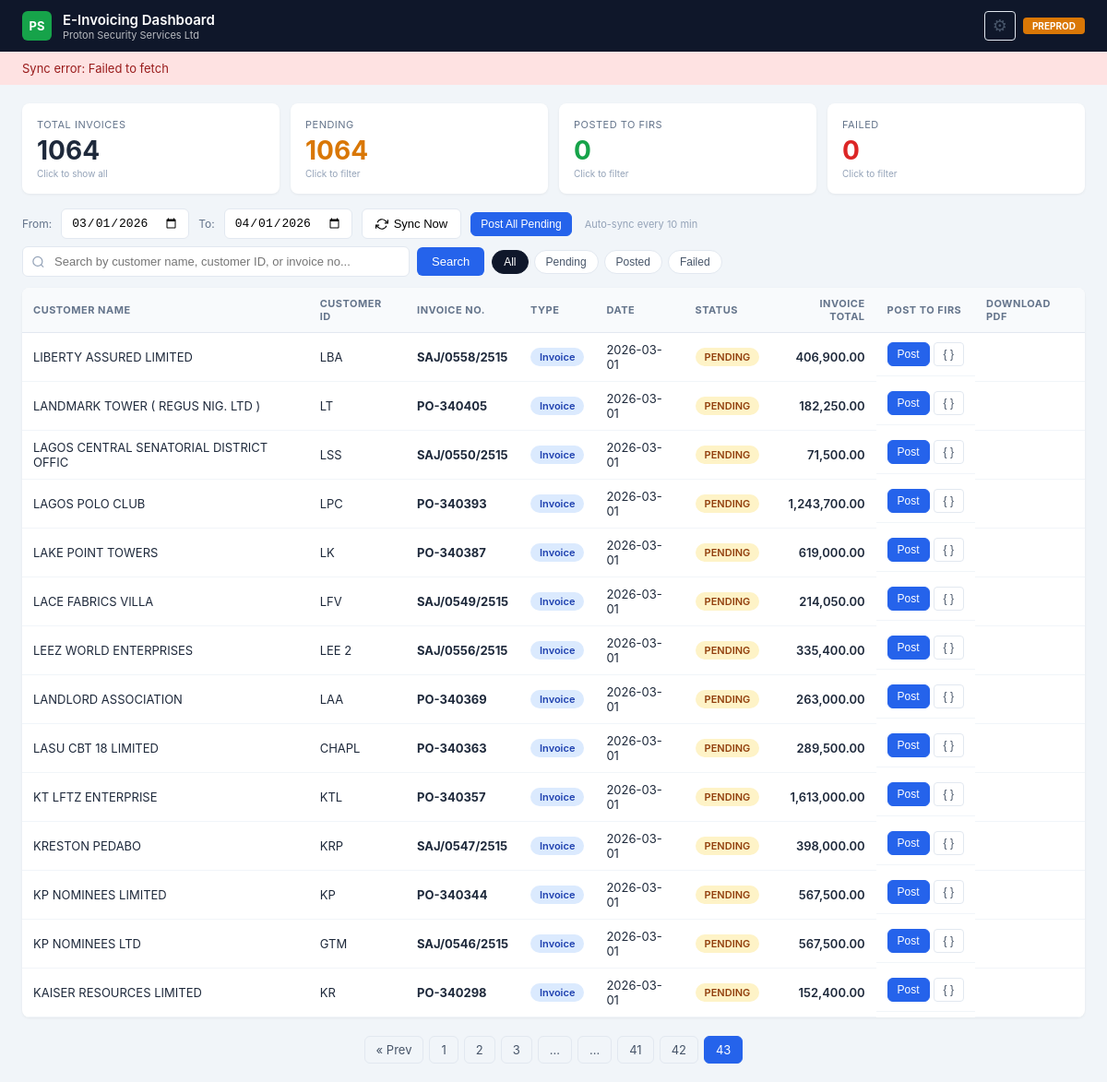
Page /?date_from=2026-03-01&date_to=2026-04-01&q=&status=&page=85 on the earlier database version.
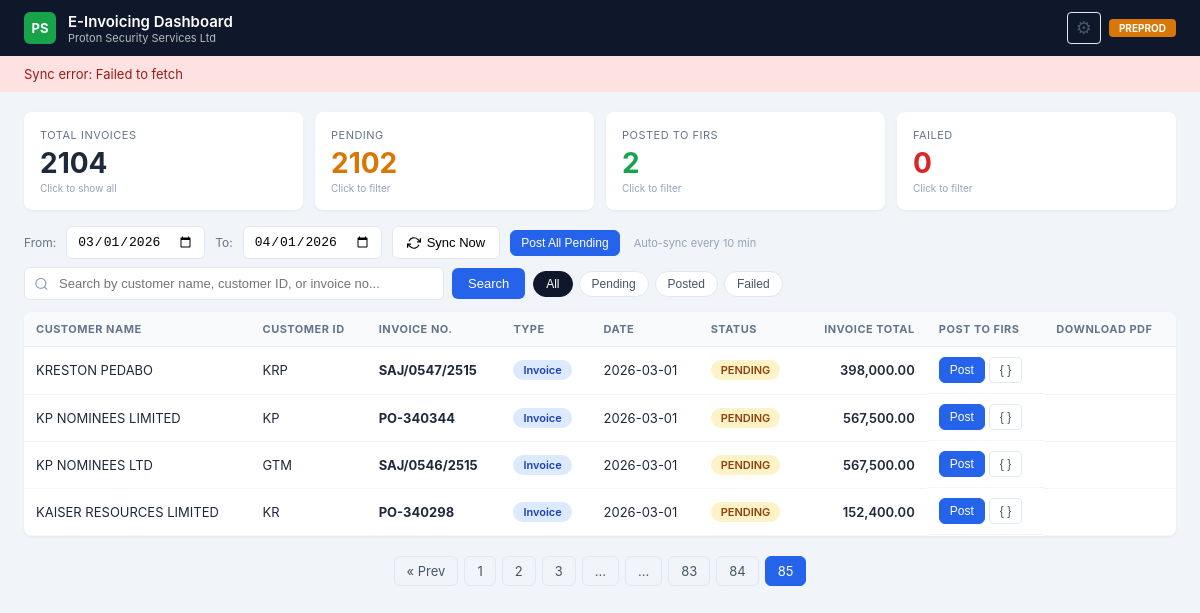
Same page on the later database version.
### tables this page shows
CREATE TABLE invoices (
                post_order          INTEGER PRIMARY KEY,
                trx_number          INTEGER,
                invoice_num         TEXT,
                customer_name       TEXT,
                customer_id         TEXT,
                customer_tin        TEXT,
                customer_email      TEXT,
                customer_phone      TEXT,
                customer_address    TEXT,
                customer_city       TEXT,
                invoice_date        TEXT,
                amount              REAL    DEFAULT 0,
                vat_amount          REAL    DEFAULT 0,
                status              TEXT    DEFAULT 'pending',
                irn                 TEXT,
                qr_code             TEXT,
                posted_at           TEXT,
                error_message       TEXT,
                api_response        TEXT,
                invoice_description TEXT,
                invoice_type        TEXT    DEFAULT 'Invoice',
                last_synced         TEXT
            );

### app.py (the view)
@app.route("/")
def index():
    page = request.args.get("page", 1, type=int)
    q = request.args.get("q", "").strip()
    status_filter = request.args.get("status", "").strip()
    today = date.today()
    default_from = today.replace(day=1).strftime("%Y-%m-%d")
    default_to = (
        today.replace(day=31).strftime("%Y-%m-%d")
        if today.month == 12
        else today.replace(month=today.month + 1, day=1).strftime("%Y-%m-%d")
    )
    date_from = request.args.get("date_from", default_from).strip()
    date_to   = request.args.get("date_to",   default_to).strip()
    try:
        range_params = (date_from, date_to)
        all_stats = db_read(
            "SELECT status, COUNT(*) as cnt FROM invoices "
            "WHERE invoice_date >= ? AND invoice_date <= ? GROUP BY status",
            range_params
        )
        stats = {"total": 0, "posted": 0, "pending": 0, "failed": 0, "credit_notes": 0, "invoices_count": 0}
        for s in all_stats: stats[s["status"]] = s["cnt"]; stats["total"] += s["cnt"]
        type_stats = db_read(
            "SELECT invoice_type, COUNT(*) as cnt FROM invoices "
            "WHERE invoice_date >= ? AND invoice_date <= ? GROUP BY invoice_type",
            range_params
        )
        for t in type_stats:
            if t["invoice_type"] == "Credit Note": stats["credit_notes"] = t["cnt"]
            elif t["invoice_type"] == "Invoice": stats["invoices_count"] = t["cnt"]
        where_parts = ["invoice_date >= ?", "invoice_date <= ?"]
        params = [date_from, date_to]
        if q:
            where_parts.append(
                "(LOWER(customer_name) LIKE ? OR LOWER(customer_id) LIKE ? OR LOWER(invoice_num) LIKE ?)"
            )
            like = f"%{q.lower()}%"
            params += [like, like, like]
        if status_filter and status_filter in ("pending", "posted", "failed"):
            where_parts.append("status = ?")
            params.append(status_filter)
        where_sql = "WHERE " + " AND ".join(where_parts)
        count_row = db_read_one(f"SELECT COUNT(*) as cnt FROM invoices {where_sql}", tuple(params))
        total = count_row["cnt"] if count_row else 0
        total_pages = max(1, (total + PER_PAGE - 1) // PER_PAGE)
        page = max(1, min(page, total_pages))
        offset = (page - 1) * PER_PAGE
        invoices = db_read(
            f"SELECT * FROM invoices {where_sql} ORDER BY invoice_date DESC, trx_number DESC LIMIT ? OFFSET ?",
            tuple(params) + (PER_PAGE, offset)
        )
    except:
        invoices=[]; stats={"total":0,"posted":0,"pending":0,"failed":0,"credit_notes":0,"invoices_count":0}; total=0; total_pages=1; page=1
    return render_template(
        "index.html",
        invoices=invoices, stats=stats,
        page=page, total_pages=total_pages, total=total,
        q=q, status_filter=status_filter,
        date_from=date_from, date_to=date_to
    )

### app.py (called while the page is built)
def _open_db():
    conn = sqlite3.connect(DB_PATH, timeout=30)
    conn.row_factory = sqlite3.Row
    conn.execute("PRAGMA journal_mode=WAL")
    conn.execute("PRAGMA busy_timeout=10000")
    return conn

def db_read(sql, params=()):
    with _db_lock:
        conn = _open_db()
        try: return [dict(r) for r in conn.execute(sql, params).fetchall()]
        finally: conn.close()

def db_read_one(sql, params=()):
    with _db_lock:
        conn = _open_db()
        try:
            row = conn.execute(sql, params).fetchone()
            return dict(row) if row else None
        finally: conn.close()

### templates/index.html (shortened to what the changed rows need)
<!DOCTYPE html>
<html lang="en">
<head>
</head>
<body>
<div class="stats-bar">
    <div class="stat-card" onclick="setStatusFilter('')" title="Show all">
        <div class="stat-label">Total Invoices</div>
        <div class="stat-value">{{ stats.total }}</div>
        <div class="stat-hint">Click to show all</div>
    </div>
    <div class="stat-card pending {% if status_filter == 'pending' %}active-filter{% endif %}" onclick="setStatusFilter('pending')" title="Filter pending">
        <div class="stat-label">Pending</div>
        <div class="stat-value">{{ stats.pending }}</div>
        <div class="stat-hint">Click to filter</div>
    </div>
    <div class="stat-card posted {% if status_filter == 'posted' %}active-filter{% endif %}" onclick="setStatusFilter('posted')" title="Filter posted">
        <div class="stat-label">Posted to FIRS</div>
        <div class="stat-value">{{ stats.posted }}</div>
        <div class="stat-hint">Click to filter</div>
    </div>
</div>
<div class="table-wrap">
<table>
    <thead>
        <tr>
            <th>Customer Name</th><th>Customer ID</th><th>Invoice No.</th><th>Type</th><th>Date</th>
            <th>Status</th><th style="text-align:right">Invoice Total</th><th>Post to FIRS</th><th>Download PDF</th>
        </tr>
    </thead>
    <tbody>
        {% for inv in invoices %}
        <tr>
            <td>{{ inv.customer_name }}</td>
            <td>{{ inv.customer_id }}</td>
            <td><strong>{{ inv.invoice_num }}</strong></td>
            <td>
                {% if inv.invoice_type == 'Credit Note' %}
                    <span class="badge badge-credit">Credit Note</span>
                {% elif inv.invoice_type == 'Debit Note' %}
                    <span class="badge badge-debit">Debit Note</span>
                {% else %}
                    <span class="badge badge-invoice">Invoice</span>
                {% endif %}
            </td>
            <td>{{ inv.invoice_date }}</td>
            <td>
                {% if inv.status == 'posted' %}<span class="badge badge-posted">POSTED</span>
                {% elif inv.status == 'failed' %}<span class="badge badge-failed">FAILED</span>
                    <button class="btn-ghost" onclick="showError({{ inv.post_order }})" title="View full error" style="color:var(--red);font-size:11px;padding:2px 6px;margin-left:4px">&#9888; Error</button>
                {% else %}<span class="badge badge-pending">PENDING</span>{% endif %}
            </td>
            <td style="text-align:right;font-weight:600">{{ "{:,.2f}".format(inv.amount) }}</td>
            <td class="actions-cell">
                {% if inv.status == 'posted' %}
                    <span style="color:var(--green);font-size:12px;font-weight:600">&#10003; Done</span>
                {% elif inv.status == 'failed' %}
                    <button class="btn btn-sm" style="background:var(--red);color:white" onclick="postInvoice({{ inv.post_order }}, this)">Retry</button>
                {% else %}
                    <button class="btn btn-primary btn-sm" onclick="postInvoice({{ inv.post_order }}, this)">Post</button>
                {% endif %}
                <button class="btn-ghost" onclick="previewPayload({{ inv.post_order }})" title="Preview JSON payload">{ }</button>
            </td>
            <td>
            </td>
        </tr>
        {% endfor %}
    </tbody>
</table>
</div>
{% if total_pages > 1 %}
<div class="pagination">
    {% set base_url = '?date_from=' ~ date_from ~ '&date_to=' ~ date_to ~ '&q=' ~ q ~ '&status=' ~ status_filter ~ '&page=' %}
    {% if page > 1 %}<a href="{{ base_url ~ (page - 1) }}">&laquo; Prev</a>{% endif %}
    {% for p in range(1, total_pages + 1) %}
        {% if p == page %}<span class="active">{{ p }}</span>
        {% elif p <= 3 or p > total_pages - 3 or (p >= page - 2 and p <= page + 2) %}<a href="{{ base_url ~ p }}">{{ p }}</a>
        {% elif p == 4 or p == total_pages - 3 %}<span>...</span>{% endif %}
    {% endfor %}
</div>
{% endif %}
</body>
</html>

Differences in the rows shown:
no longer on this page (row edited): invoices: customer_name "LIBERTY ASSURED LIMITED", customer_id "LBA", invoice_num "SAJ/0558/2515", invoice_type "Invoice", invoice_date "2026-03-01", status "PENDING", amount "406,900.00"
no longer on this page (row edited): invoices: customer_name "LANDMARK TOWER ( REGUS NIG. LTD )", customer_id "LT", invoice_num "PO-340405", invoice_type "Invoice", invoice_date "2026-03-01", status "PENDING", amount "182,250.00"
no longer on this page (row edited): invoices: customer_name "LAGOS CENTRAL SENATORIAL DISTRICT OFFIC", customer_id "LSS", invoice_num "SAJ/0550/2515", invoice_type "Invoice", invoice_date "2026-03-01", status "PENDING", amount "71,500.00"
no longer on this page (row edited): invoices: customer_name "LAGOS POLO CLUB", customer_id "LPC", invoice_num "PO-340393", invoice_type "Invoice", invoice_date "2026-03-01", status "PENDING", amount "1,243,700.00"
no longer on this page (row edited): invoices: customer_name "LAKE POINT TOWERS", customer_id "LK", invoice_num "PO-340387", invoice_type "Invoice", invoice_date "2026-03-01", status "PENDING", amount "619,000.00"
no longer on this page (row edited): invoices: customer_name "LACE FABRICS VILLA", customer_id "LFV", invoice_num "SAJ/0549/2515", invoice_type "Invoice", invoice_date "2026-03-01", status "PENDING", amount "214,050.00"
no longer on this page (row edited): invoices: customer_name "LEEZ WORLD ENTERPRISES", customer_id "LEE 2", invoice_num "SAJ/0556/2515", invoice_type "Invoice", invoice_date "2026-03-01", status "PENDING", amount "335,400.00"
no longer on this page (row edited): invoices: customer_name "LANDLORD ASSOCIATION", customer_id "LAA", invoice_num "PO-340369", invoice_type "Invoice", invoice_date "2026-03-01", status "PENDING", amount "263,000.00"
no longer on this page (row edited): invoices: customer_name "LASU CBT 18 LIMITED", customer_id "CHAPL", invoice_num "PO-340363", invoice_type "Invoice", invoice_date "2026-03-01", status "PENDING", amount "289,500.00"
no longer on this page (row edited): invoices: customer_name "KT LFTZ ENTERPRISE", customer_id "KTL", invoice_num "PO-340357", invoice_type "Invoice", invoice_date "2026-03-01", status "PENDING", amount "1,613,000.00"
Other differences:
{{ stats.total }}: "1064" → "2104"
{{ stats.pending }}: "1064" → "2102"
{{ stats.posted }}: "0" → "2"
new list line: "83"
new list line: "84"
new list line: "85"
list line gone: "41"
list line gone: "42"
list line gone: "43"
